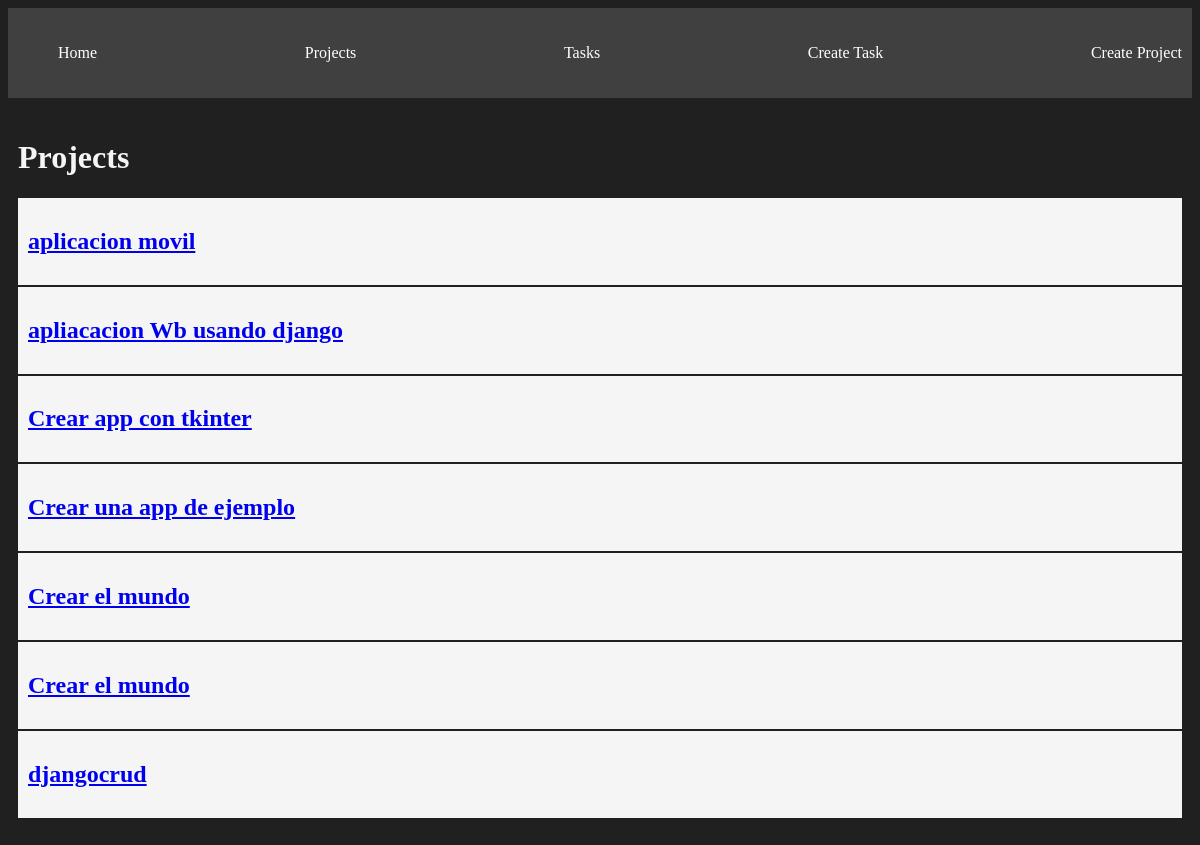
/projects/, run on the app's committed database.
### myapp/models.py (models this page shows, shortened)
class Project(models.Model):
    name = models.CharField(max_length=200)

### myapp/views.py (the view)
# urls.py: path('projects/', views.projects, name="projects"),
def projects(request):
    projects = Project.objects.all()
    return render(request, 'projects/projects.html', {
        'projects': projects
    })

### myapp/templates/projects/projects.html (shortened to what this page needs)
<!DOCTYPE html>
<html lang="en">
<head>
</head>
<body>
    {% extends 'layouts/base.html' %}
    {% block content %}
    <h1>Projects</h1>
    {% for project in projects %}
    <article class="card">
        <a href="{% url 'project_detail' project.id %}">
            <h1>{{project.name}}</h1>
        </a>
    </article>
    {% endfor %}
    {% endblock %}

### myapp/static/styles/main.css (style rules this page uses)
body { background: #202020; color: whitesmoke; }
.card { background: whitesmoke; color: black; padding: 10px; margin-bottom: 2px; }

### data on the page
Project: name "aplicacion movil"
Project: name "apliacacion Wb usando django"
Project: name "Crear app con tkinter"
Project: name "Crear una app de ejemplo"
Project: name "Crear el mundo"
Project: name "Crear el mundo"
Project: name "djangocrud"
